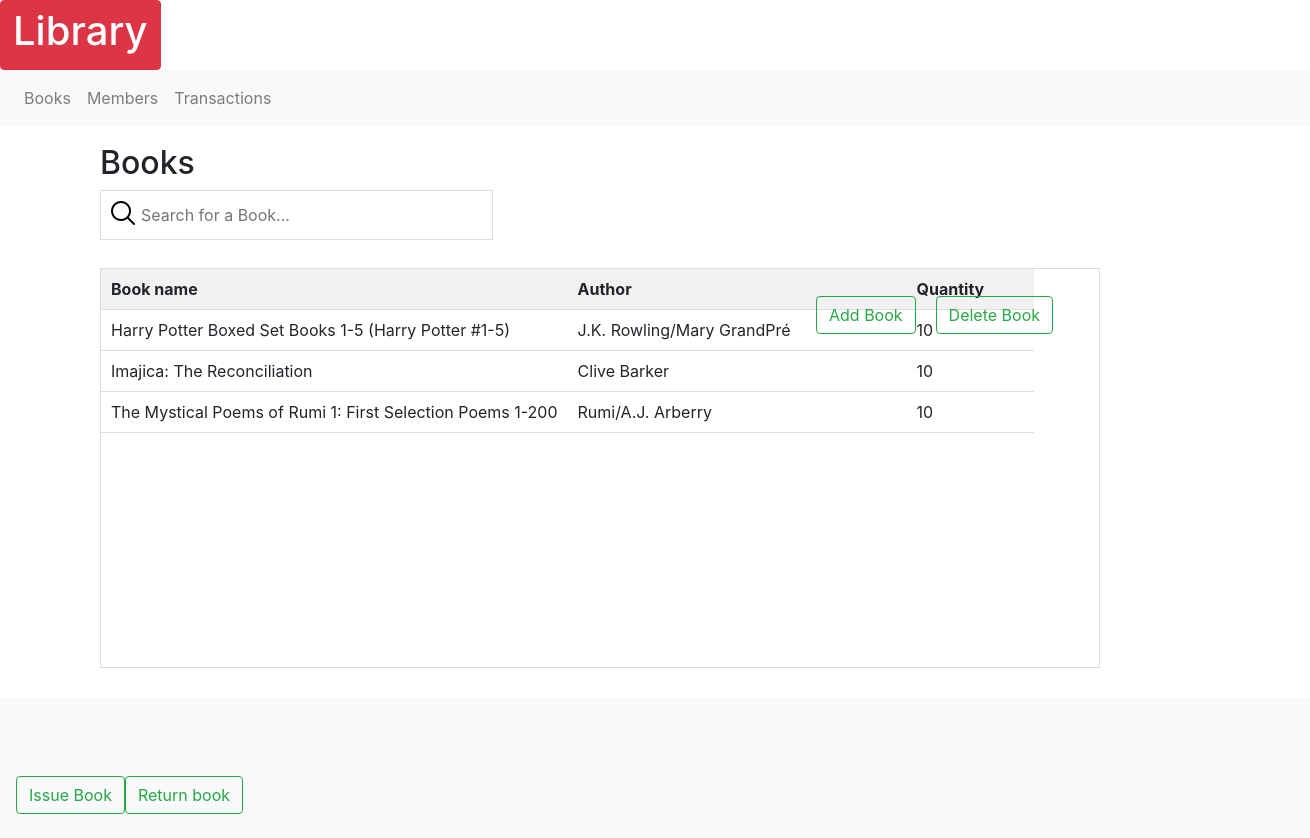
The page /index on the database as committed earlier.
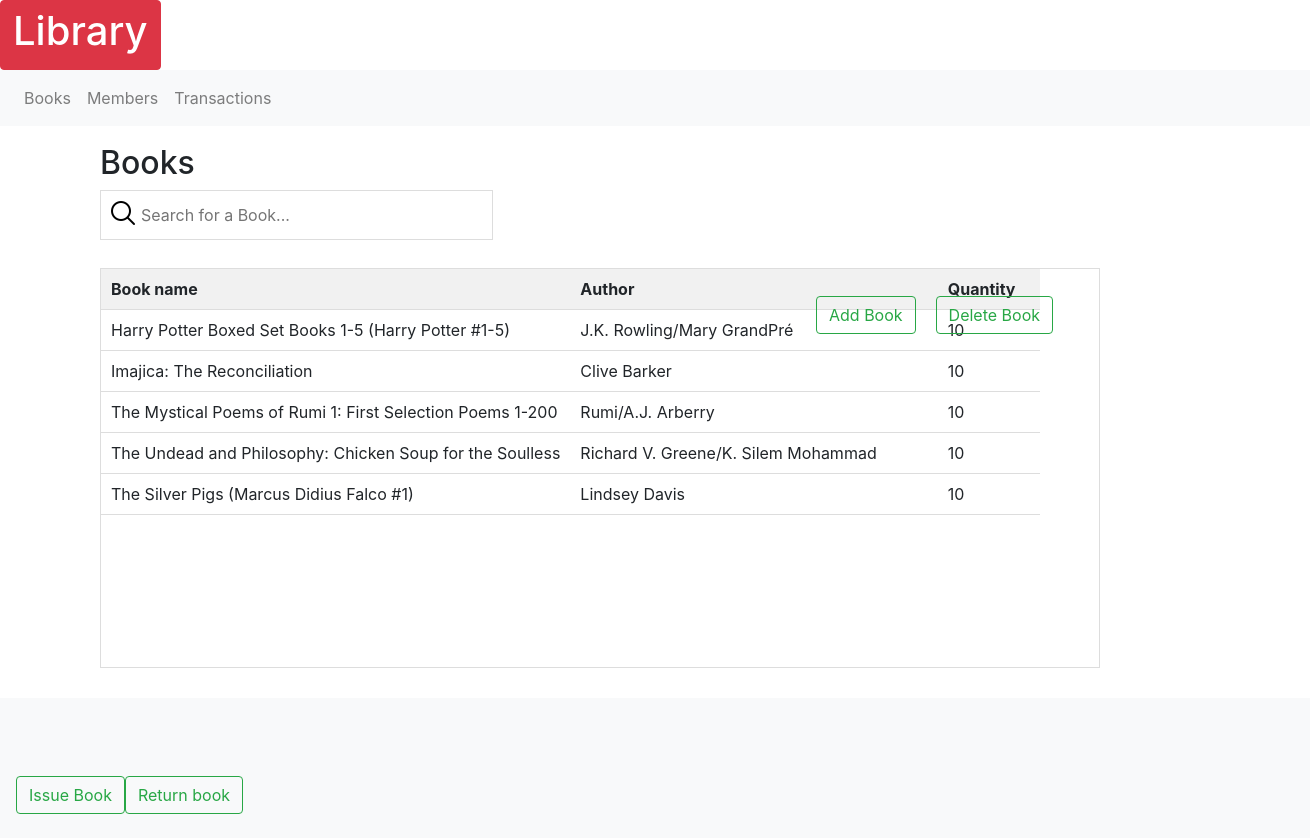
The same page on the database as committed later.
### models.py (models this page shows, shortened)
class Books(db.Model):
    id = db.Column(db.Integer, primary_key=True)
    title = db.Column(db.String(100), nullable=False)
    author = db.Column(db.String(40))
    publisher = db.Column(db.String(40))
    quantity = db.Column(db.Integer, nullable=False)

### routes.py (the view)
@app.route('/')
@app.route('/index')
@app.route('/home/<a>', methods = ['POST', 'GET'])
def home(a=None):
    books = models.Books.query.all()
    if request.method =="POST":
        print(x)
    else:
        if a==None:
            return render_template('home.html', books=books, id=99999)
        else:
            return render_template('home.html', books=books, id= a)

### templates/home.html (shortened to what this page needs)
{% extends "base.html" %}
{% block main %}
    <div class="Books">
      <h2>Books</h2>
      <form class="search_book" action="#" method="POST">
        <p><input type = "text" id="myInput" onkeyup="myFunction()" placeholder="Search for a Book..."/></p>
      </form>
      {%set id= id|int%}
                <table id="myTable"  >
                    <tr class="header">
                      <th width="50%">Book name</th>
                      <th>Author</th>
                      <th>Quantity</th>
                    </tr>
                  {% for book in books %}
                    {% if book.id==id %}
                    <tr class="selected"  >
                      <td onclick="location.href='{{ url_for('home', a=book.id) }}'"> {{ book.title }}</td>
                      <td onclick="location.href='{{ url_for('home', a=book.id) }}'">{{ book.author }}</td>
                      <td onclick="location.href='{{ url_for('home', a=book.id) }}'">{{ book.quantity }}</td>
                    </tr>
                    {% else %}
                          <tr class="hov"  >
                            <td onclick="location.href='{{ url_for('home', a=book.id) }}'" >{{ book.title }}</td>
                            <td onclick="location.href='{{ url_for('home', a=book.id) }}'">{{ book.author }}</td>
                            <td onclick="location.href='{{ url_for('home', a=book.id) }}'">{{ book.quantity }}</td>
                          </tr>
                    {% endif %}
                  {% endfor %}
                </table>
              </div>
              <nav class="navbar navbar-light bg-light">
                <form class="form-inline">
                  <button class="btn btn-outline-success" id="Add" type="button" onclick="location.href='{{ url_for('adds') }}'">Add Book</button>
                  <button class="btn btn-outline-success" id="Delete" type="button" onclick="location.href='{{ url_for('delete', book_n=id) }}'">Delete Book</button>
                </form>
                </nav>
                <nav class="navbar navbar-light bg-light">
                <form class="form-inline">
                  <button class="btn btn-outline-success" type="button" onclick="location.href='{{ url_for('isreturn', val='issue') }}'">Issue Book</button>
                  <button class="btn btn-outline-success" type="button" onclick="location.href='{{ url_for('isreturn', val='issue') }}'">Return book</button>
                </form>
              </nav>
{% endblock %}

### templates/base.html (shortened to what this page needs)
<html lang="en">
  <head>
    <link rel= "stylesheet" type= "text/css" href= "{{ url_for('static',filename='style.css') }}">
    <link rel="stylesheet" href="https://cdn.jsdelivr.net/npm/bootstrap@4.0.0/dist/css/bootstrap.min.css">
  </head>
  <body>
    <a href="{{ url_for('home') }}" class="btn btn-danger"><h1>Library</h1></a>
    <nav class="navbar navbar-expand-lg navbar-light bg-light">
      <div class="collapse navbar-collapse" id="navbarSupportedContent">
        <ul class="navbar-nav mr-auto">
          <li class="nav-item">
            <a class="nav-link" href="{{ url_for('home') }}">Books</a>
          </li>
          <li class="nav-item">
            <a class="nav-link" href="{{ url_for('members') }}">Members</a>
          </li>
          <li class="nav-item">
            <a class="nav-link" href="{{ url_for('transactions') }}">Transactions</a>
          </li>
        </ul>
      </div>
    </nav>
    <br>
    <br>
      {% block main %}
      {% endblock %}
  </body>

### static/style.css (style rules this page uses)
body { margin: 1.5em; font-family: sans-serif; }
a { text-decoration: none; color: black; }
.Books { list-style-type: none; position: relative; top: -30px; left: 100px; }
#myInput { background-image: url('../static/searchicon.png'); background-position: 7px 7px; background-repeat: no-repeat; width: 30%; font-size: 16px; padding: 12px 20px 12px 40px; border: 1px solid #ddd; margin-bottom: 12px; }
#myTable { overflow: scroll; overflow-y: scroll; height: 25em; display: block; overflow-x: hidden; border-collapse: collapse; width: 1000px; border: 1px solid #ddd; font-size: 16px; }
#myTable th, #myTable td { text-align: left; padding: 10px; }
#myTable tr { border-bottom: 1px solid #ddd; }
#myTable tr.header { background-color: #f1f1f1; }
.nav-item { font-size: 16; position: sticky; top: 200px; z-index: 1; }
#Add { position: relative; top: -410px; left: 800px; }
#Delete { position: relative; top: -410px; left: 820px; }

Rows that differ between the two databases and show on the page:
added Books: title "The Undead and Philosophy: Chicken Soup for the Soulless", author "Richard V. Greene/K. Silem Mohammad", quantity "10"
added Books: title "The Silver Pigs (Marcus Didius Falco #1)", author "Lindsey Davis", quantity "10"
